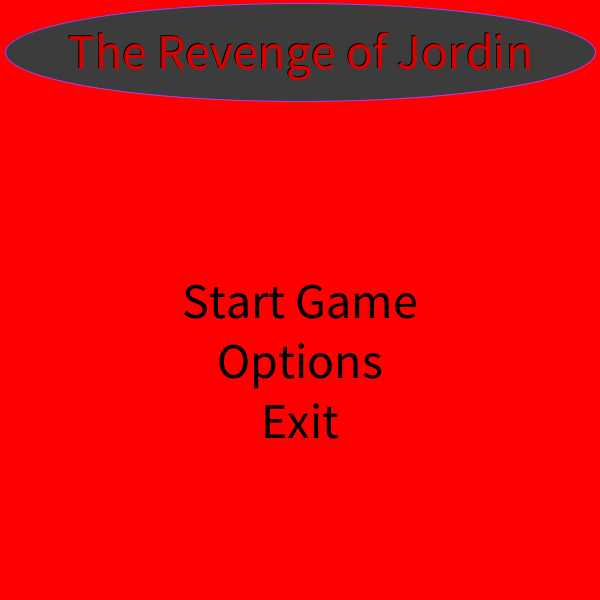
Frame 1 (no input)
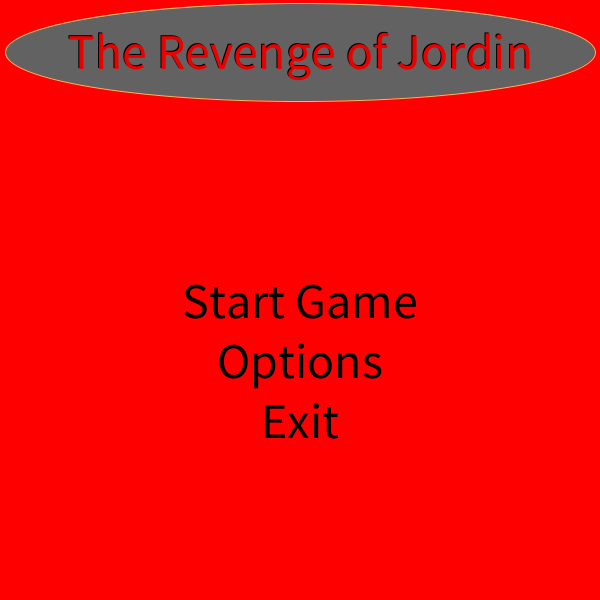
Frame 60 (the mouse pressed at the canvas centre just before this capture)
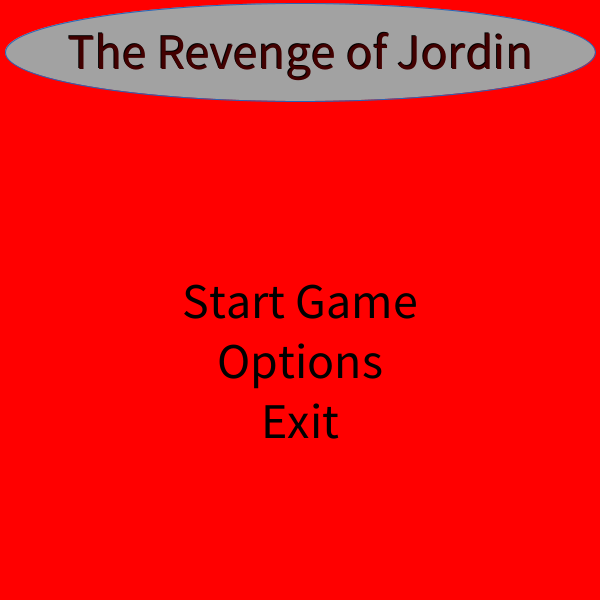
Frame 120 (the mouse held since frame 60 and released just before this capture)

The Processing sketch that drew these frames (run headless with seeded random() and noise(); from frame 60 on, the mouse is pressed at the canvas centre):

// Processing sketch: Working_Menu
// ── Working_Menu.pde
int font= 50;
int Menu=0;
int Draw=0;
void setup() {
  size(600, 600);
}

void draw() {
  background(255, 0, 0);
  textSize(font);
  textAlign(CENTER, CENTER);
  // text() is a string that lets you display text on your canvas
  // it will takw what text you want to put then x,y
  //Draws text from the center of it
  stroke(random(255), random(255), random(255));
  fill(random(255));
  ellipse(width/2, 52, 590, 98);
  fill(0);
  text("The Revenge of Jordin", width/2, 50);
  fill(random(255), 0, 0);
  text("The Revenge of Jordin", width/2+1, 50+1);
  fill(0);
  text("Start Game", width/2, height/2);
  text("Options", width/2, height/2+60);
  text("Exit", width/2, height/2+120);

  rectMode(CENTER);
  fill(0);
  if (Menu == 1) {
    noFill();
    rect(width/2, height/2, 300, 50);
  }
  if (Menu == 2) {
    noFill();
    rect(width/2, height/2+60, 300, 50);
  }
  if (Menu == 3) {
    noFill();
    rect(width/2, height/2+120, 300, 50);
  }
  //Draw a circle and makes a new background white when you click space bar
  if (Draw ==1) {
    background(255);
    ellipse(width/2, height/2, 50, 50);
  }
  
}
void keyPressed() {
  //Doesnt let the number go above 3
  if (keyCode == DOWN) {
    if (Menu < 3) {
      Menu= Menu + 1;
      println("Menu:", Menu);
    }
  }
  //Doesnt let the number go below 1
  if (keyCode == UP) {
    if (Menu > 1) {
      Menu= Menu - 1;
      println("Menu:", Menu);
    }
  }
  //Draws a circle
  if (keyCode == ' ') {
    Draw= Draw+1;
  } 
}
